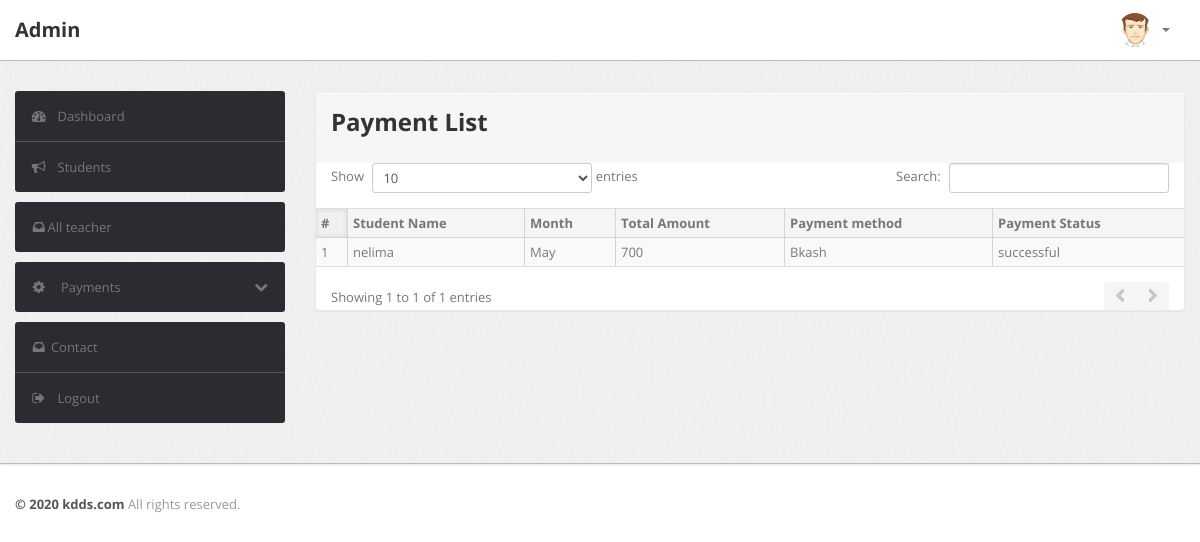
/admin/all-payment.php, run on the app's committed database.
### tables this page shows
CREATE TABLE `payment` (
  `id` int(11) NOT NULL,
  `username` varchar(200) NOT NULL,
  `month` varchar(200) NOT NULL,
  `amount` int(11) NOT NULL,
  `fine` int(11) NOT NULL,
  `total` int(11) NOT NULL,
  `due` int(11) NOT NULL,
  `method` varchar(200) NOT NULL,
  `status` varchar(200) NOT NULL,
  `date` timestamp NOT NULL DEFAULT CURRENT_TIMESTAMP ON UPDATE CURRENT_TIMESTAMP
);

CREATE TABLE `student` (
  `id` int(11) NOT NULL,
  `username` varchar(200) NOT NULL,
  `name` varchar(200) NOT NULL,
  `guardian` varchar(200) NOT NULL,
  `class` int(11) NOT NULL,
  `section` varchar(200) NOT NULL,
  `roll` int(11) NOT NULL,
  `email` varchar(200) NOT NULL,
  `password` varchar(200) NOT NULL,
  `date` timestamp NOT NULL DEFAULT CURRENT_TIMESTAMP ON UPDATE CURRENT_TIMESTAMP
);

### admin/all-payment.php (the view, shortened to what this page needs)
<?php
    include"include/config.php";
?>
<?php include"include/header.php"; ?>
<div class="wrapper">
    <div class="container">
        <div class="row">
            <?php include"include/sidebar.php"; ?>
            <div class="span9">
                <div class="content">
                    <div class="btn-controls">
                        <div class="btn-box-row row-fluid">
                            <div class="module">
                                <div class="module-head">
                                    <h2>Payment List</h2>
                                </div>
                                <table class="table table-striped table-bordered table-condensed datatable-1">
                                    <thead>
                                        <tr>
                                            <th>#</th>
                                            <th>Student Name</th>
                                            <th>Month</th>
                                            <th>Total Amount</th>
                                            <th>Payment method</th>
                                            <th>Payment Status</th>
                                        </tr>
                                    </thead>
                                    <tbody>
                                        <?php
                                            $query = "SELECT student.name, payment.month, payment.total, payment.method, payment.status, payment.id FROM payment,student WHERE payment.username = student.username ";
                                            $select_query = mysqli_query($connection, $query);
                                            $cnt = 1;
                                            while($row = mysqli_fetch_assoc($select_query)){
                                            $name = $row['name'];
                                            $month = $row['month'];
                                            $total = $row['total'];
                                            $method = $row['method'];
                                            $status = $row['status'];
                                        ?>
                                        <tr>
                                            <td><?php echo $cnt ;?></td>
                                            <td><?php echo $name; ?></td>
                                            <td><?php echo $month; ?></td>
                                            <td><?php echo $total; ?></td>
                                            <td><?php echo $method; ?></td>
                                            <td><?php echo $status; ?></td>
                                        </tr> <?php $cnt=$cnt+1; } ?>
                                    </tbody>
                                </table>
                            </div>
                        </div>
                    </div>
                </div>
            </div>
        </div>
    </div>
</div>
<?php include"include/footer.php"; ?>

### admin/css/theme.css (style rules this page uses)
body { font-size: 13px; font-family: 'Open Sans', Arial, sans-serif; background: #fff; color: #777 }
h1, h2, h3, h4, h5, h6 { color: #333; margin-top: 0 }
h2 { font-size: 24px }
.wrapper { background: url(../images/bg.png) #eee; border-bottom: 1px solid #bbb; -webkit-box-shadow: 0 1px 2px rgba(0,0,0,0.1); -moz-box-shadow: 0 1px 2px rgba(0,0,0,0.1); box-shadow: 0 1px 2px rgba(0,0,0,0.1); padding: 30px 0 }
.module { background: #fff; -webkit-border-radius: 3px; -moz-border-radius: 3px; border-radius: 3px; border: 1px solid #ccc; border-bottom-color: #bbb; -webkit-box-shadow: 0 0 1px rgba(0,0,0,0.2); -moz-box-shadow: 0 0 1px rgba(0,0,0,0.2); box-shadow: 0 0 1px rgba(0,0,0,0.2); margin-bottom: 30px }
.table { margin-bottom: 0 }
.table th, .table td { border-color: #d5d5d5!important }
.table-bordered thead:first-child tr:first-child>th:first-child, .table-bordered tbody:first-child tr:first-child>td:first-child { -webkit-border-top-left-radius: 2px; -moz-border-radius-topleft: 2px; border-top-left-radius: 2px }
.table-bordered thead:first-child tr:first-child>th:last-child, .table-bordered tbody:first-child tr:first-child>td:last-child { -webkit-border-top-right-radius: 2px; -moz-border-radius-topright: 2px; border-top-right-radius: 2px }
.table-bordered thead:last-child tr:last-child>th:first-child, .table-bordered tbody:last-child tr:last-child>td:first-child, .table-bordered tfoot:last-child tr:last-child>td:first-child { -webkit-border-bottom-left-radius: 2px; -moz-border-radius-bottomleft: 2px; border-bottom-left-radius: 2px }
.table-bordered thead:last-child tr:last-child>th:last-child, .table-bordered tbody:last-child tr:last-child>td:last-child, .table-bordered tfoot:last-child tr:last-child>td:last-child { -webkit-border-bottom-right-radius: 2px; -moz-border-radius-bottomright: 2px; border-bottom-right-radius: 2px }
.module { box-shadow: 0 0 3px rgba(0,0,0,.1); border-color: #e9e9e9; margin-bottom: 20px; background-color: #fff; border-radius: 4px; -webkit-box-shadow: 0 1px 1px rgba(0,0,0,.05); box-shadow: 0 1px 1px rgba(0,0,0,.05); }
.module-head { color: #767676; background-color: #f6f6f6; border-color: #e9e9e9; padding: 10px 15px; border-bottom: 1px solid transparent; border-top-right-radius: 3px; border-top-left-radius: 3px; }
.dataTables_wrapper table th { background: #f5f5f5; cursor: pointer }
.dataTables_wrapper table th.sorting_asc, .dataTables_wrapper table th.sorting_desc { background: #f0f0f0; -webkit-box-shadow: 0 0 5px rgba(0,0,0,0.1) inset; -moz-box-shadow: 0 0 5px rgba(0,0,0,0.1) inset; box-shadow: 0 0 5px rgba(0,0,0,0.1) inset }
.dataTables_wrapper .table-bordered { -webkit-border-radius: 0; -moz-border-radius: 0; border-radius: 0; border-left: 0; border-right: 0 }
.dataTables_wrapper .table-bordered thead tr>th:first-child, .dataTables_wrapper .table-bordered tbody tr>td:first-child, .dataTables_wrapper .table-bordered tfoot tr>td:first-child, .dataTables_wrapper .table-bordered tfoot tr>th:first-child { border-left: 0 }
.dataTables_wrapper .table-bordered thead:first-child tr:first-child>th:first-child, .dataTables_wrapper .table-bordered tbody:first-child tr:first-child>td:first-child { -webkit-border-top-left-radius: 0; -moz-border-radius-topleft: 0; border-top-left-radius: 0 }
.dataTables_wrapper .table-bordered thead:first-child tr:first-child>th:last-child, .dataTables_wrapper .table-bordered tbody:first-child tr:first-child>td:last-child { -webkit-border-top-right-radius: 0; -moz-border-radius-topright: 0; border-top-right-radius: 0 }
.dataTables_wrapper .table-bordered thead:last-child tr:last-child>th:first-child, .dataTables_wrapper .table-bordered tbody:last-child tr:last-child>td:first-child, .dataTables_wrapper .table-bordered tfoot:last-child tr:last-child>td:first-child { -webkit-border-bottom-left-radius: 0; -moz-border-radius-bottomleft: 0; border-bottom-left-radius: 0 }
.dataTables_wrapper .table-bordered thead:last-child tr:last-child>th:last-child, .dataTables_wrapper .table-bordered tbody:last-child tr:last-child>td:last-child, .dataTables_wrapper .table-bordered tfoot:last-child tr:last-child>td:last-child { -webkit-border-bottom-right-radius: 0; -moz-border-radius-bottomright: 0; border-bottom-right-radius: 0 }

### data on the page
payment: student.name "nelima", month "May", total "700", method "Bkash", status "successful"
